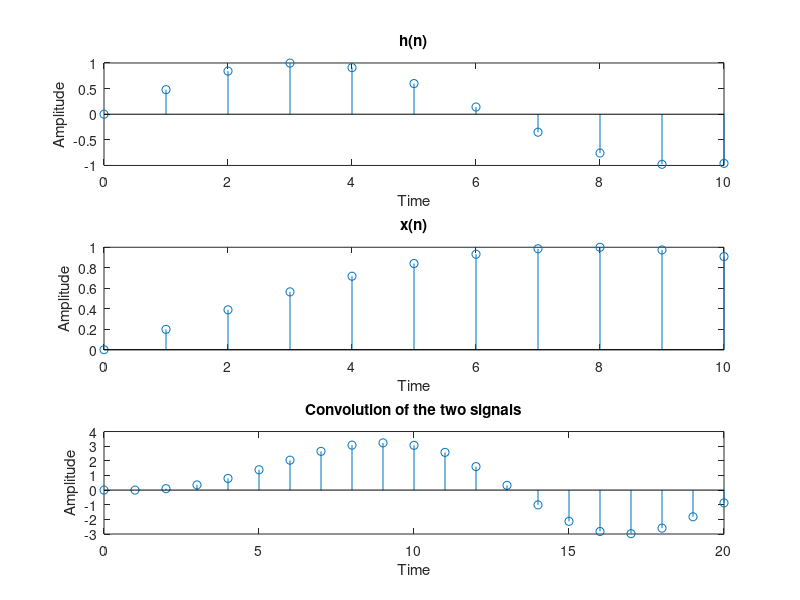

The MATLAB source for this figure:
n=0:1:10;
h=sin(.5*n);
x=sin(.2*n);
y=conv(h,x);
y1=length(y);
n1=0:1:y1-1;
subplot(3,1,1);
stem(n,h);
xlabel('Time');
ylabel('Amplitude');
title('h(n)');
subplot(3,1,2);
stem(n,x);
xlabel('Time');
ylabel('Amplitude');
title('x(n)');
subplot(3,1,3);
stem(n1,y);
xlabel('Time');
ylabel('Amplitude');
title('Convolution of the two signals');
